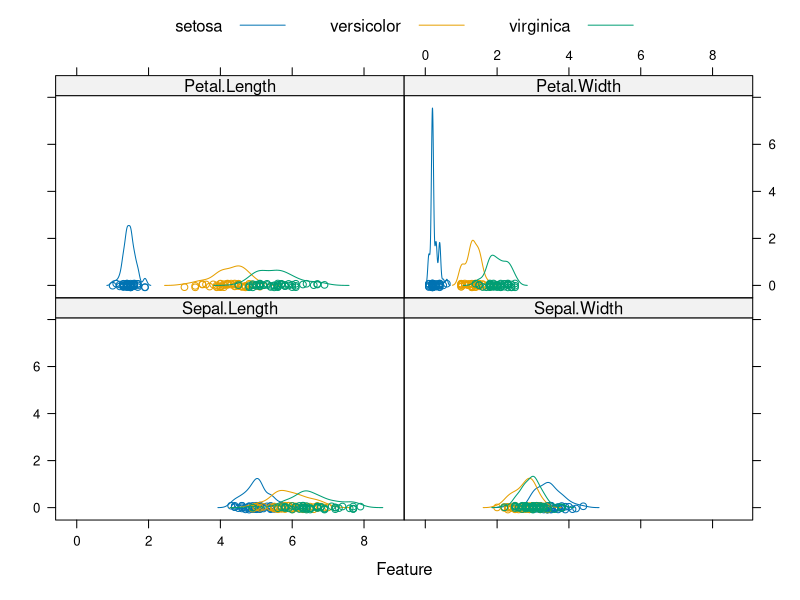
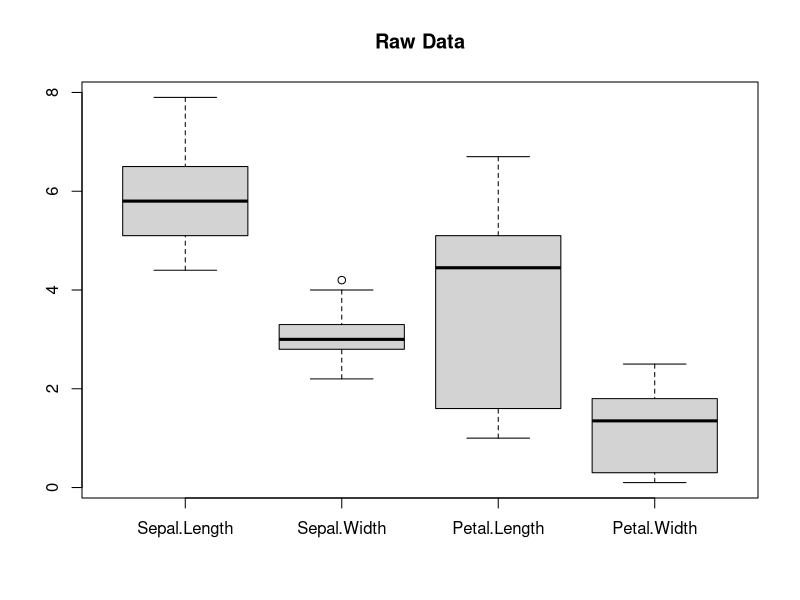
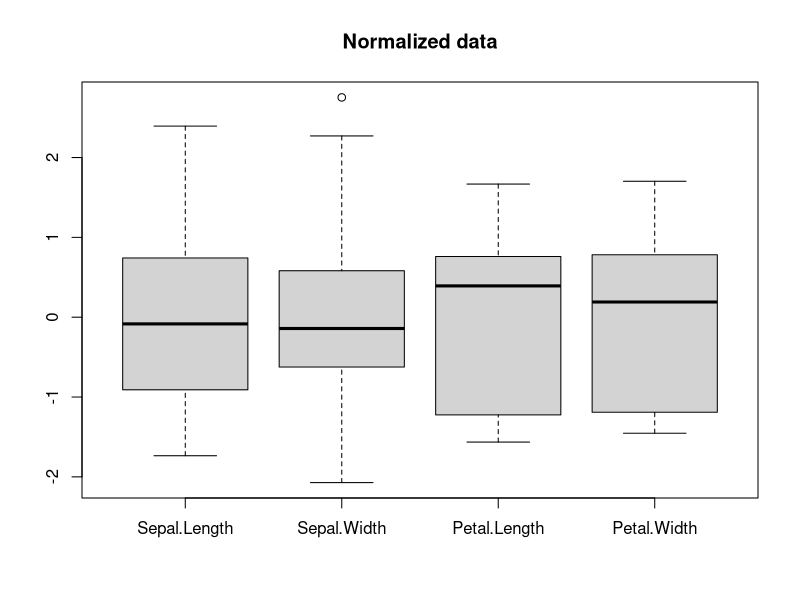

Source code (R) for these figures, in order: (Note: this script raises an error after producing the figures.)
#We will work with the Iris from R

data(package = 'datasets')
data(iris)#the iris data set are used for illustration of the classification

dim(iris)
str(iris)
levels(iris$Species)
head(iris)

#Exploratory Data Analysis and Visualization
#Plot Iris dataset
install.packages("caret", dependencies = TRUE)
library("caret")
featurePlot(x = iris[, 1:4], 
            y = iris$Species, 
            plot = "density", # For classification: box, strip, density, pairs or ellipse. For regression, pairs or scatter
            ## Add a key at the top
            auto.key = list(columns = 3)
)

#Create Training  and Testing Sets
inTrain<-createDataPartition(y=iris$Species, p=0.75, list=FALSE)
training.Iris<-iris[inTrain,]
testing.Iris<-iris[-inTrain,]

#EDA and visualization
dim(training.Iris)
dim(testing.Iris)

#View the training Iris data
boxplot(training.Iris[, -5], main="Raw Data")

##preProcess option allows to  center and scale the data, this is needed for the Training set
preObj<-preProcess(training.Iris[,-5], method = c("center", "scale"))#center是指数据集中的各项数据减去数据集的均值, scale是数据集中的各项数据减去数据集的均值再除以数据集的标准差
preObjData<-predict(preObj,training.Iris[,-5])
boxplot(preObjData, main="Normalized data" )

#build linear Discriminant Analysis (LDA) model
set.seed(1234)
modelFit<-train(Species~., data=training.Iris, preProcess=c("center", "scale"), method="lda")#"."代表全部特征
modelFit$finalModel

#Evaluating this model
#Predict new data with model fitted，and shows Confusion Matrix and performance metrics
predictions<-predict(modelFit, newdata=testing.Iris)
confusionMatrix(predictions, testing.Iris$Species)

#folds<-createFolds(y=training.Iris$Species, k=10, list=T)#k=10表示将数据分为10份，list = TRUE表示函数将返回一个列表
#sapply(folds, length)#查看每个子数据集的样本数量 
#folds[[1]][1:10] #查看第一个子数据集的前10个元素

#compare several models
kfoldcv <- trainControl(method="cv", number=10)
performance_metric <- "Accuracy"

#Linear Discriminant Analysis (LDA)
lda.iris <- train(Species~., data=iris, method="lda", metric=performance_metric, trControl=kfoldcv,preProcess=c("center", "scale"))

#Classification and Regression Trees (CART)
cart.iris <- train(Species~., data=iris, method="rpart", metric=performance_metric, trControl=kfoldcv,preProcess=c("center", "scale"))

#Support Vector Machines (SVM)
svm.iris <- train(Species~., data=iris, method="svmRadial", metric=performance_metric, trControl=kfoldcv,preProcess=c("center", "scale"))

# Random Forest
rf.iris <- train(Species~., data=iris, method="rf", metric=performance_metric, trControl=kfoldcv,preProcess=c("center", "scale"))

results.iris <- resamples(list(lda=lda.iris, cart=cart.iris,  svm=svm.iris, rf=rf.iris))
summary(results.iris)
dotplot(results.iris)

#Parameter Tuning
control <- trainControl(method="repeatedcv", number=10, repeats=3, search="grid")
tunegrid <- expand.grid(mtry=c(1:4))
rf_gridsearch <- train(Species~., data=iris, method="rf", metric=performance_metric, tuneGrid=tunegrid, trControl=control,preProcess=c("center", "scale"))
print(rf_gridsearch)
plot(rf_gridsearch)
